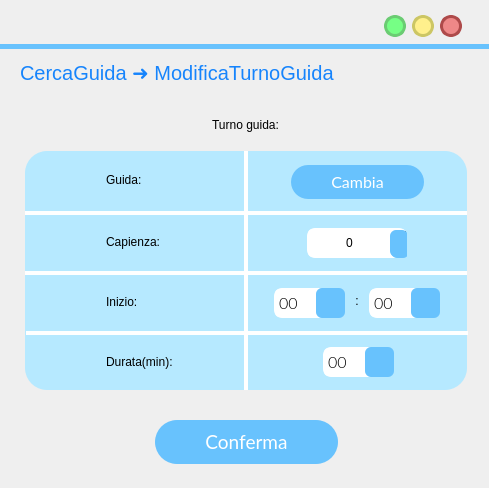
<?xml version="1.0" encoding="UTF-8"?>
<ui version="4.0">
 <class>MainWindow</class>
 <widget class="QMainWindow" name="MainWindow">
  <property name="geometry">
   <rect>
    <x>0</x>
    <y>0</y>
    <width>489</width>
    <height>488</height>
   </rect>
  </property>
  <property name="windowTitle">
   <string>MainWindow</string>
  </property>
  <property name="styleSheet">
   <string notr="true"/>
  </property>
  <widget class="QWidget" name="centralwidget">
   <widget class="QLabel" name="label">
    <property name="geometry">
     <rect>
      <x>0</x>
      <y>44</y>
      <width>641</width>
      <height>5</height>
     </rect>
    </property>
    <property name="styleSheet">
     <string notr="true">background-color:rgb(104, 194, 253);</string>
    </property>
    <property name="text">
     <string/>
    </property>
   </widget>
   <widget class="QPushButton" name="reduceButton">
    <property name="geometry">
     <rect>
      <x>384</x>
      <y>15</y>
      <width>22</width>
      <height>22</height>
     </rect>
    </property>
    <property name="sizePolicy">
     <sizepolicy hsizetype="Fixed" vsizetype="Fixed">
      <horstretch>0</horstretch>
      <verstretch>0</verstretch>
     </sizepolicy>
    </property>
    <property name="minimumSize">
     <size>
      <width>22</width>
      <height>22</height>
     </size>
    </property>
    <property name="maximumSize">
     <size>
      <width>24</width>
      <height>24</height>
     </size>
    </property>
    <property name="cursor">
     <cursorShape>PointingHandCursor</cursorShape>
    </property>
    <property name="styleSheet">
     <string notr="true">QPushButton{
 background-color:#76ff85;
 border-style: solid;
 border-radius:11px;
font: 18pt &quot;Candara&quot;;
border-color:#6bcc73;
border-width:3;
}

QPushButton::pressed{
	background-color : white;
	border-color:#6bcc73;
	border-width:3;
}
</string>
    </property>
    <property name="text">
     <string/>
    </property>
   </widget>
   <widget class="QPushButton" name="exitButton">
    <property name="geometry">
     <rect>
      <x>440</x>
      <y>15</y>
      <width>22</width>
      <height>22</height>
     </rect>
    </property>
    <property name="sizePolicy">
     <sizepolicy hsizetype="Fixed" vsizetype="Fixed">
      <horstretch>0</horstretch>
      <verstretch>0</verstretch>
     </sizepolicy>
    </property>
    <property name="minimumSize">
     <size>
      <width>22</width>
      <height>22</height>
     </size>
    </property>
    <property name="maximumSize">
     <size>
      <width>24</width>
      <height>24</height>
     </size>
    </property>
    <property name="cursor">
     <cursorShape>PointingHandCursor</cursorShape>
    </property>
    <property name="styleSheet">
     <string notr="true">QPushButton{
 background-color:#ee8888;
 border-style: solid;
 border-radius:11px;
font: 18pt &quot;Candara&quot;;
border-color:#ae4a4a;
border-width:3;
}

QPushButton::pressed{
	background-color : white;
	border-color:#ae4a4a;
	border-width:3;
}
</string>
    </property>
    <property name="text">
     <string/>
    </property>
   </widget>
   <widget class="QPushButton" name="maximizeButton">
    <property name="geometry">
     <rect>
      <x>412</x>
      <y>15</y>
      <width>22</width>
      <height>22</height>
     </rect>
    </property>
    <property name="sizePolicy">
     <sizepolicy hsizetype="Fixed" vsizetype="Fixed">
      <horstretch>0</horstretch>
      <verstretch>0</verstretch>
     </sizepolicy>
    </property>
    <property name="minimumSize">
     <size>
      <width>20</width>
      <height>20</height>
     </size>
    </property>
    <property name="maximumSize">
     <size>
      <width>24</width>
      <height>24</height>
     </size>
    </property>
    <property name="cursor">
     <cursorShape>PointingHandCursor</cursorShape>
    </property>
    <property name="styleSheet">
     <string notr="true">QPushButton{
 background-color:#fff08c	;
 border-style: solid;
 border-radius:11px;
font: 18pt &quot;Candara&quot;;
border-color:#ccc664;
border-width:3;
}

QPushButton::pressed{
	background-color : white;
	border-color:#ccc664;
	border-width:3;
}
</string>
    </property>
    <property name="text">
     <string/>
    </property>
   </widget>
   <widget class="QLabel" name="indietroLabel">
    <property name="geometry">
     <rect>
      <x>424</x>
      <y>57</y>
      <width>36</width>
      <height>36</height>
     </rect>
    </property>
    <property name="font">
     <font>
      <family>Lato Light</family>
      <pointsize>18</pointsize>
      <weight>50</weight>
      <italic>false</italic>
      <bold>false</bold>
     </font>
    </property>
    <property name="cursor">
     <cursorShape>PointingHandCursor</cursorShape>
    </property>
    <property name="autoFillBackground">
     <bool>false</bool>
    </property>
    <property name="styleSheet">
     <string notr="true">background-color: rgba(255, 255, 255,0);</string>
    </property>
    <property name="text">
     <string/>
    </property>
    <property name="pixmap">
     <pixmap>res/arrow_back_FILL1_wght700_GRAD200_opsz48_risultato.png</pixmap>
    </property>
    <property name="scaledContents">
     <bool>true</bool>
    </property>
   </widget>
   <widget class="QLabel" name="titoloLabel_2">
    <property name="geometry">
     <rect>
      <x>20</x>
      <y>57</y>
      <width>371</width>
      <height>31</height>
     </rect>
    </property>
    <property name="styleSheet">
     <string notr="true">font-size: 20px;
text-align: left;
background-color: rgba(255, 255, 255,0);
color: #1684FC;
font: 14pt &quot;Lato&quot;;</string>
    </property>
    <property name="text">
     <string>CercaGuida ➜ ModificaTurnoGuida</string>
    </property>
   </widget>
   <widget class="QLabel" name="label_2">
    <property name="geometry">
     <rect>
      <x>25</x>
      <y>151</y>
      <width>442</width>
      <height>239</height>
     </rect>
    </property>
    <property name="styleSheet">
     <string notr="true">left: 790px;
top: 159px;
width: 437px;
height: 650px;
line-height: 20px;
border-radius: 22px;
background-color: rgba(182, 233, 255, 255);
text-align: center;</string>
    </property>
    <property name="text">
     <string/>
    </property>
   </widget>
   <widget class="QLabel" name="label_8">
    <property name="geometry">
     <rect>
      <x>106</x>
      <y>231</y>
      <width>81</width>
      <height>22</height>
     </rect>
    </property>
    <property name="styleSheet">
     <string notr="true">left: 790px;
top: 159px;
width: 437px;
height: 650px;
line-height: 20px;
border-radius: 22px;
background-color: rgba(182, 233, 255, 255);
text-align: center;
font-size: 18px &quot;Lato light&quot;</string>
    </property>
    <property name="text">
     <string>Capienza:</string>
    </property>
    <property name="textFormat">
     <enum>Qt::AutoText</enum>
    </property>
    <property name="scaledContents">
     <bool>true</bool>
    </property>
    <property name="margin">
     <number>0</number>
    </property>
   </widget>
   <widget class="QLabel" name="label_5">
    <property name="geometry">
     <rect>
      <x>25</x>
      <y>211</y>
      <width>442</width>
      <height>4</height>
     </rect>
    </property>
    <property name="sizePolicy">
     <sizepolicy hsizetype="Fixed" vsizetype="Fixed">
      <horstretch>0</horstretch>
      <verstretch>0</verstretch>
     </sizepolicy>
    </property>
    <property name="styleSheet">
     <string notr="true">width: 314px;
height: 180px;
border-radius: 0;
background-color: rgb(255, 255, 255);
text-align: center;</string>
    </property>
    <property name="text">
     <string/>
    </property>
    <property name="scaledContents">
     <bool>true</bool>
    </property>
    <property name="alignment">
     <set>Qt::AlignCenter</set>
    </property>
    <property name="margin">
     <number>10</number>
    </property>
    <property name="indent">
     <number>0</number>
    </property>
   </widget>
   <widget class="QLabel" name="label_7">
    <property name="geometry">
     <rect>
      <x>244</x>
      <y>151</y>
      <width>4</width>
      <height>239</height>
     </rect>
    </property>
    <property name="sizePolicy">
     <sizepolicy hsizetype="Fixed" vsizetype="Fixed">
      <horstretch>0</horstretch>
      <verstretch>0</verstretch>
     </sizepolicy>
    </property>
    <property name="styleSheet">
     <string notr="true">width: 314px;
height: 180px;
border-radius: 0;
background-color: rgb(255, 255, 255);
text-align: center;</string>
    </property>
    <property name="text">
     <string/>
    </property>
    <property name="scaledContents">
     <bool>true</bool>
    </property>
    <property name="alignment">
     <set>Qt::AlignCenter</set>
    </property>
    <property name="margin">
     <number>10</number>
    </property>
    <property name="indent">
     <number>0</number>
    </property>
   </widget>
   <widget class="QLabel" name="label_6">
    <property name="geometry">
     <rect>
      <x>25</x>
      <y>271</y>
      <width>442</width>
      <height>4</height>
     </rect>
    </property>
    <property name="sizePolicy">
     <sizepolicy hsizetype="Fixed" vsizetype="Fixed">
      <horstretch>0</horstretch>
      <verstretch>0</verstretch>
     </sizepolicy>
    </property>
    <property name="styleSheet">
     <string notr="true">width: 314px;
height: 180px;
border-radius: 0;
background-color: rgb(255, 255, 255);
text-align: center;</string>
    </property>
    <property name="text">
     <string/>
    </property>
    <property name="scaledContents">
     <bool>true</bool>
    </property>
    <property name="alignment">
     <set>Qt::AlignCenter</set>
    </property>
    <property name="margin">
     <number>10</number>
    </property>
    <property name="indent">
     <number>0</number>
    </property>
   </widget>
   <widget class="QLabel" name="label_12">
    <property name="geometry">
     <rect>
      <x>106</x>
      <y>291</y>
      <width>91</width>
      <height>22</height>
     </rect>
    </property>
    <property name="styleSheet">
     <string notr="true">left: 790px;
top: 159px;
width: 437px;
height: 650px;
line-height: 20px;
border-radius: 22px;
background-color: rgba(182, 233, 255, 255);
text-align: center;
font-size: 18px &quot;Lato light&quot;</string>
    </property>
    <property name="text">
     <string>Inizio:</string>
    </property>
    <property name="textFormat">
     <enum>Qt::AutoText</enum>
    </property>
    <property name="scaledContents">
     <bool>true</bool>
    </property>
    <property name="margin">
     <number>0</number>
    </property>
   </widget>
   <widget class="QLabel" name="label_3">
    <property name="geometry">
     <rect>
      <x>106</x>
      <y>169</y>
      <width>58</width>
      <height>22</height>
     </rect>
    </property>
    <property name="styleSheet">
     <string notr="true">left: 790px;
top: 159px;
width: 437px;
height: 650px;
line-height: 20px;
border-radius: 22px;
background-color: rgba(182, 233, 255, 255);
text-align: center;
font-size: 18px &quot;Lato light&quot;</string>
    </property>
    <property name="text">
     <string>Guida:</string>
    </property>
    <property name="textFormat">
     <enum>Qt::AutoText</enum>
    </property>
    <property name="scaledContents">
     <bool>true</bool>
    </property>
    <property name="margin">
     <number>0</number>
    </property>
   </widget>
   <widget class="QLabel" name="label_4">
    <property name="geometry">
     <rect>
      <x>10</x>
      <y>100</y>
      <width>471</width>
      <height>51</height>
     </rect>
    </property>
    <property name="styleSheet">
     <string notr="true">QLabel{
font: 25 18pt &quot;Lato Light&quot;;
background-color: rgba(255, 255, 255,0);
}</string>
    </property>
    <property name="text">
     <string>&lt;html&gt;&lt;head/&gt;&lt;body&gt;&lt;p align=&quot;center&quot;&gt;Turno guida:&lt;/p&gt;&lt;/body&gt;&lt;/html&gt;</string>
    </property>
   </widget>
   <widget class="QLabel" name="label_9">
    <property name="geometry">
     <rect>
      <x>26</x>
      <y>331</y>
      <width>442</width>
      <height>4</height>
     </rect>
    </property>
    <property name="sizePolicy">
     <sizepolicy hsizetype="Fixed" vsizetype="Fixed">
      <horstretch>0</horstretch>
      <verstretch>0</verstretch>
     </sizepolicy>
    </property>
    <property name="styleSheet">
     <string notr="true">width: 314px;
height: 180px;
border-radius: 0;
background-color: rgb(255, 255, 255);
text-align: center;</string>
    </property>
    <property name="text">
     <string/>
    </property>
    <property name="scaledContents">
     <bool>true</bool>
    </property>
    <property name="alignment">
     <set>Qt::AlignCenter</set>
    </property>
    <property name="margin">
     <number>10</number>
    </property>
    <property name="indent">
     <number>0</number>
    </property>
   </widget>
   <widget class="QLabel" name="label_13">
    <property name="geometry">
     <rect>
      <x>106</x>
      <y>351</y>
      <width>111</width>
      <height>22</height>
     </rect>
    </property>
    <property name="styleSheet">
     <string notr="true">left: 790px;
top: 159px;
width: 437px;
height: 650px;
line-height: 20px;
border-radius: 22px;
background-color: rgba(182, 233, 255, 255);
text-align: center;
font-size: 18px &quot;Lato light&quot;</string>
    </property>
    <property name="text">
     <string>Durata(min):</string>
    </property>
    <property name="textFormat">
     <enum>Qt::AutoText</enum>
    </property>
    <property name="scaledContents">
     <bool>true</bool>
    </property>
    <property name="margin">
     <number>0</number>
    </property>
   </widget>
   <widget class="QPushButton" name="confermaButton">
    <property name="geometry">
     <rect>
      <x>155</x>
      <y>420</y>
      <width>183</width>
      <height>44</height>
     </rect>
    </property>
    <property name="font">
     <font>
      <family>Lato</family>
      <pointsize>14</pointsize>
      <weight>50</weight>
      <italic>false</italic>
      <bold>false</bold>
     </font>
    </property>
    <property name="cursor">
     <cursorShape>PointingHandCursor</cursorShape>
    </property>
    <property name="autoFillBackground">
     <bool>false</bool>
    </property>
    <property name="styleSheet">
     <string notr="true">QPushButton{
 background-color:rgb(104, 194, 253);
 border-style: solid;
 border-radius:22px;
color: rgb(255, 255, 255);
font: 14pt &quot;Lato&quot;;
}

QPushButton::hover{


	border-color : rgb(15, 138, 204);
	color: white;
border-width:0;
}

QPushButton::pressed{
	border-color:rgb(104, 194, 253);
	border-width:4;
	background-color : white;
	color:rgb(104, 194, 253);
}
</string>
    </property>
    <property name="text">
     <string>Conferma</string>
    </property>
   </widget>
   <widget class="QLabel" name="label_10">
    <property name="geometry">
     <rect>
      <x>46</x>
      <y>167</y>
      <width>34</width>
      <height>34</height>
     </rect>
    </property>
    <property name="font">
     <font>
      <family>Lato Light</family>
      <pointsize>18</pointsize>
      <weight>50</weight>
      <italic>false</italic>
      <bold>false</bold>
     </font>
    </property>
    <property name="styleSheet">
     <string notr="true">QLabel{
left: 679px;
top: 140px;
width: 38px;
height: 38px;
border-radius: 33px;
background-color: rgba(173, 237, 255, 0);
}</string>
    </property>
    <property name="text">
     <string/>
    </property>
    <property name="pixmap">
     <pixmap>res/theater_comedy_FILL1_wght500_GRAD200_opsz48_risultato.png</pixmap>
    </property>
    <property name="scaledContents">
     <bool>true</bool>
    </property>
    <property name="margin">
     <number>0</number>
    </property>
   </widget>
   <widget class="QLabel" name="label_11">
    <property name="geometry">
     <rect>
      <x>46</x>
      <y>227</y>
      <width>34</width>
      <height>34</height>
     </rect>
    </property>
    <property name="font">
     <font>
      <family>Lato Light</family>
      <pointsize>18</pointsize>
      <weight>50</weight>
      <italic>false</italic>
      <bold>false</bold>
     </font>
    </property>
    <property name="styleSheet">
     <string notr="true">QLabel{
left: 679px;
top: 140px;
width: 38px;
height: 38px;
border-radius: 33px;
background-color: rgba(173, 237, 255, 0);
}</string>
    </property>
    <property name="text">
     <string/>
    </property>
    <property name="pixmap">
     <pixmap>res/group_FILL1_wght600_GRAD200_opsz48_risultato.png</pixmap>
    </property>
    <property name="scaledContents">
     <bool>true</bool>
    </property>
    <property name="margin">
     <number>0</number>
    </property>
   </widget>
   <widget class="QLabel" name="label_14">
    <property name="geometry">
     <rect>
      <x>46</x>
      <y>287</y>
      <width>34</width>
      <height>34</height>
     </rect>
    </property>
    <property name="font">
     <font>
      <family>Lato Light</family>
      <pointsize>18</pointsize>
      <weight>50</weight>
      <italic>false</italic>
      <bold>false</bold>
     </font>
    </property>
    <property name="styleSheet">
     <string notr="true">QLabel{
left: 679px;
top: 140px;
width: 38px;
height: 38px;
border-radius: 33px;
background-color: rgba(173, 237, 255, 0);
}</string>
    </property>
    <property name="text">
     <string/>
    </property>
    <property name="pixmap">
     <pixmap>res/stairs_FILL1_wght600_GRAD200_opsz48_risultato.png</pixmap>
    </property>
    <property name="scaledContents">
     <bool>true</bool>
    </property>
    <property name="margin">
     <number>0</number>
    </property>
   </widget>
   <widget class="QLabel" name="label_15">
    <property name="geometry">
     <rect>
      <x>46</x>
      <y>347</y>
      <width>34</width>
      <height>34</height>
     </rect>
    </property>
    <property name="font">
     <font>
      <family>Lato Light</family>
      <pointsize>18</pointsize>
      <weight>50</weight>
      <italic>false</italic>
      <bold>false</bold>
     </font>
    </property>
    <property name="styleSheet">
     <string notr="true">QLabel{
left: 679px;
top: 140px;
width: 38px;
height: 38px;
border-radius: 33px;
background-color: rgba(173, 237, 255, 0);
}</string>
    </property>
    <property name="text">
     <string/>
    </property>
    <property name="pixmap">
     <pixmap>res/schedule_FILL1_wght600_GRAD200_opsz48_risultato.png</pixmap>
    </property>
    <property name="scaledContents">
     <bool>true</bool>
    </property>
    <property name="margin">
     <number>0</number>
    </property>
   </widget>
   <widget class="QPushButton" name="cambiaButton">
    <property name="geometry">
     <rect>
      <x>291</x>
      <y>165</y>
      <width>133</width>
      <height>34</height>
     </rect>
    </property>
    <property name="font">
     <font>
      <family>Lato</family>
      <pointsize>12</pointsize>
      <weight>50</weight>
      <italic>false</italic>
      <bold>false</bold>
     </font>
    </property>
    <property name="cursor">
     <cursorShape>PointingHandCursor</cursorShape>
    </property>
    <property name="autoFillBackground">
     <bool>false</bool>
    </property>
    <property name="styleSheet">
     <string notr="true">QPushButton{
 background-color:rgb(104, 194, 253);
 border-style: solid;
 border-radius:17px;
color: rgb(255, 255, 255);
font: 12pt &quot;Lato&quot;;
}

QPushButton::hover{


	border-color : rgb(15, 138, 204);
	color: white;
border-width:0;
}

QPushButton::pressed{
	border-color:rgb(104, 194, 253);
	border-width:2;
	background-color : white;
	color:rgb(104, 194, 253);
}
</string>
    </property>
    <property name="text">
     <string>Cambia</string>
    </property>
   </widget>
   <widget class="QComboBox" name="oreComboBox">
    <property name="geometry">
     <rect>
      <x>274</x>
      <y>288</y>
      <width>71</width>
      <height>30</height>
     </rect>
    </property>
    <property name="font">
     <font>
      <family>Lato Light</family>
      <pointsize>12</pointsize>
      <weight>50</weight>
      <italic>false</italic>
      <bold>false</bold>
      <strikeout>false</strikeout>
      <stylestrategy>PreferDefault</stylestrategy>
     </font>
    </property>
    <property name="toolTip">
     <string/>
    </property>
    <property name="styleSheet">
     <string notr="true">

QComboBox{
background:rgb(255, 255, 255);
border-radius:8px;
border-color:rgb(255, 255, 255);
border-style: solid;
text-align:center;
border-width:3;
}
QComboBox::focus{
background:rgb(255, 255, 255);
border-radius:8px;
border-color:rgb(104, 194, 253);
border-style: solid;
border-width:3;
}

QComboBox::down-arrow {
    image: url(:/icons/expand_more_FILL1_wght600_GRAD200_opsz48_risultato.png);

    width: 26px;
    height: 26px;
margin: 0px 0px 0px 0px
}

QComboBox::drop-down  {
	background-color:rgb(104, 194, 253);
border-radius:6px;
margin:-3px -3px -3px -10px;
    border: 0px; /* This seems to replace the whole arrow of the combo box */

}



/* VERTICAL SCROLLBAR */
 QScrollBar:vertical {
background-color:#fff9be;
	border: none;
    width: 14px;
    margin: 0px 0 0px 0;
	border-radius: 7px;
margin: 0px 0px 0px 0px;

 }

/*  HANDLE BAR VERTICAL */
QScrollBar::handle:vertical {	
	background-color:#68C2FD;
	min-height: 30px;	
	border-radius: 7px;

}
QScrollBar::handle:vertical:hover{	
	background-color:#A6E4FF;
}
QScrollBar::handle:vertical:pressed {	
	background-color: #5AA7D9;
}

/* BTN TOP - SCROLLBAR */
QScrollBar::sub-line:vertical {
	background-color: rgb(255, 255, 255);
	border-radius: 7px;
}
QScrollBar::sub-line:vertical:hover {	
	background-color:#68C2FD;
}
QScrollBar::sub-line:vertical:pressed {	
	background-color: #5AA7D9;
}

/* BTN BOTTOM - SCROLLBAR  */
QScrollBar::add-line:vertical {

	background-color: rgb(255, 255, 255);
	border-radius: 7px;

}
QScrollBar::add-line:vertical:hover {	
	background-color:rgb(255, 255, 255)
}
QScrollBar::add-line:vertical:pressed {	
	background-color:rgb(255, 255, 255)
}

/* RESET ARROW  */
QScrollBar::up-arrow:vertical, QScrollBar::down-arrow:vertical {
	background: none;
}
QScrollBar::add-page:vertical, QScrollBar::sub-page:vertical {
	background: none;
} 


/* HORIZONTAL SCROLLBAR - HOMEWORK */
QScrollBar:horizontal {
   
}
QScrollBar::handle:horizontal {
    
}
QScrollBar::add-line:horizontal {
    
}
QScrollBar::sub-line:horizontal {
    
}
QScrollBar::up-arrow:horizontal, QScrollBar::down-arrow:horizontal
{

}
QScrollBar::add-page:horizontal, QScrollBar::sub-page:horizontal
{

}
</string>
    </property>
    <property name="editable">
     <bool>false</bool>
    </property>
    <property name="currentText">
     <string>00</string>
    </property>
    <property name="iconSize">
     <size>
      <width>16</width>
      <height>16</height>
     </size>
    </property>
    <property name="frame">
     <bool>true</bool>
    </property>
    <item>
     <property name="text">
      <string>00</string>
     </property>
    </item>
    <item>
     <property name="text">
      <string>1</string>
     </property>
    </item>
    <item>
     <property name="text">
      <string>2</string>
     </property>
    </item>
    <item>
     <property name="text">
      <string>3</string>
     </property>
    </item>
    <item>
     <property name="text">
      <string>4</string>
     </property>
    </item>
    <item>
     <property name="text">
      <string>5</string>
     </property>
    </item>
    <item>
     <property name="text">
      <string>6</string>
     </property>
    </item>
    <item>
     <property name="text">
      <string>7</string>
     </property>
    </item>
    <item>
     <property name="text">
      <string>8</string>
     </property>
    </item>
    <item>
     <property name="text">
      <string>9</string>
     </property>
    </item>
    <item>
     <property name="text">
      <string>10</string>
     </property>
    </item>
    <item>
     <property name="text">
      <string>11</string>
     </property>
    </item>
    <item>
     <property name="text">
      <string>12</string>
     </property>
    </item>
    <item>
     <property name="text">
      <string>13</string>
     </property>
    </item>
    <item>
     <property name="text">
      <string>14</string>
     </property>
    </item>
    <item>
     <property name="text">
      <string>15</string>
     </property>
    </item>
    <item>
     <property name="text">
      <string>16</string>
     </property>
    </item>
    <item>
     <property name="text">
      <string>17</string>
     </property>
    </item>
    <item>
     <property name="text">
      <string>18</string>
     </property>
    </item>
    <item>
     <property name="text">
      <string>19</string>
     </property>
    </item>
    <item>
     <property name="text">
      <string>20</string>
     </property>
    </item>
    <item>
     <property name="text">
      <string>21</string>
     </property>
    </item>
    <item>
     <property name="text">
      <string>22</string>
     </property>
    </item>
    <item>
     <property name="text">
      <string>23</string>
     </property>
    </item>
   </widget>
   <widget class="QLabel" name="label_16">
    <property name="geometry">
     <rect>
      <x>347</x>
      <y>285</y>
      <width>20</width>
      <height>31</height>
     </rect>
    </property>
    <property name="styleSheet">
     <string notr="true">left: 790px;
top: 159px;
width: 437px;
height: 650px;
line-height: 20px;
border-radius: 22px;
background-color: rgba(182, 233, 255, 255);
text-align: center;</string>
    </property>
    <property name="text">
     <string>:</string>
    </property>
    <property name="alignment">
     <set>Qt::AlignCenter</set>
    </property>
   </widget>
   <widget class="QComboBox" name="minutiComboBox">
    <property name="geometry">
     <rect>
      <x>369</x>
      <y>288</y>
      <width>71</width>
      <height>30</height>
     </rect>
    </property>
    <property name="font">
     <font>
      <family>Lato Light</family>
      <pointsize>12</pointsize>
      <weight>50</weight>
      <italic>false</italic>
      <bold>false</bold>
      <strikeout>false</strikeout>
      <stylestrategy>PreferDefault</stylestrategy>
     </font>
    </property>
    <property name="toolTip">
     <string/>
    </property>
    <property name="styleSheet">
     <string notr="true">

QComboBox{
background:rgb(255, 255, 255);
border-radius:8px;
border-color:rgb(255, 255, 255);
border-style: solid;
text-align:center;
border-width:3;
}
QComboBox::focus{
background:rgb(255, 255, 255);
border-radius:8px;
border-color:rgb(104, 194, 253);
border-style: solid;
border-width:3;
}

QComboBox::down-arrow {
    image: url(:/icons/expand_more_FILL1_wght600_GRAD200_opsz48_risultato.png);

    width: 26px;
    height: 26px;
margin: 0px 0px 0px 0px
}

QComboBox::drop-down  {
	background-color:rgb(104, 194, 253);
border-radius:6px;
margin:-3px -3px -3px -10px;
    border: 0px; /* This seems to replace the whole arrow of the combo box */

}
</string>
    </property>
    <property name="editable">
     <bool>false</bool>
    </property>
    <property name="currentText">
     <string>00</string>
    </property>
    <property name="iconSize">
     <size>
      <width>16</width>
      <height>16</height>
     </size>
    </property>
    <property name="frame">
     <bool>true</bool>
    </property>
    <item>
     <property name="text">
      <string>00</string>
     </property>
    </item>
    <item>
     <property name="text">
      <string>15</string>
     </property>
    </item>
    <item>
     <property name="text">
      <string>30</string>
     </property>
    </item>
    <item>
     <property name="text">
      <string>45</string>
     </property>
    </item>
   </widget>
   <widget class="QComboBox" name="durataComboBox">
    <property name="geometry">
     <rect>
      <x>323</x>
      <y>347</y>
      <width>71</width>
      <height>30</height>
     </rect>
    </property>
    <property name="font">
     <font>
      <family>Lato Light</family>
      <pointsize>12</pointsize>
      <weight>50</weight>
      <italic>false</italic>
      <bold>false</bold>
      <strikeout>false</strikeout>
      <stylestrategy>PreferDefault</stylestrategy>
     </font>
    </property>
    <property name="toolTip">
     <string/>
    </property>
    <property name="styleSheet">
     <string notr="true">

QComboBox{
background:rgb(255, 255, 255);
border-radius:8px;
border-color:rgb(255, 255, 255);
border-style: solid;
text-align:center;
border-width:3;
}
QComboBox::focus{
background:rgb(255, 255, 255);
border-radius:8px;
border-color:rgb(104, 194, 253);
border-style: solid;
border-width:3;
}

QComboBox::down-arrow {
    image: url(:/icons/expand_more_FILL1_wght600_GRAD200_opsz48_risultato.png);
    width: 26px;
    height: 26px;
margin: 0px 0px 0px 0px
}

QComboBox::drop-down  {
	background-color:rgb(104, 194, 253);
border-radius:6px;
margin:-3px -3px -3px -10px;
    border: 0px; /* This seems to replace the whole arrow of the combo box */

}
</string>
    </property>
    <property name="editable">
     <bool>false</bool>
    </property>
    <property name="currentText">
     <string>00</string>
    </property>
    <property name="iconSize">
     <size>
      <width>16</width>
      <height>16</height>
     </size>
    </property>
    <property name="frame">
     <bool>true</bool>
    </property>
    <item>
     <property name="text">
      <string>00</string>
     </property>
    </item>
    <item>
     <property name="text">
      <string>15</string>
     </property>
    </item>
    <item>
     <property name="text">
      <string>30</string>
     </property>
    </item>
    <item>
     <property name="text">
      <string>45</string>
     </property>
    </item>
   </widget>
   <widget class="QSpinBox" name="capienzaSpinBox">
    <property name="geometry">
     <rect>
      <x>307</x>
      <y>228</y>
      <width>100</width>
      <height>30</height>
     </rect>
    </property>
    <property name="styleSheet">
     <string notr="true">QSpinBox{
background:rgb(255, 255, 255);
border-radius:8px;
border-color:rgb(255, 255, 255);
border-style: solid;
text-align:center;
border-width:3;
}

QSpinBox::focus{
background:rgb(255, 255, 255);
border-radius:8px;
border-color:rgb(104, 194, 253);
border-style: solid;
border-width:3;
}


QSpinBox::down-arrow {
    image: url(:/icons/expand_more_FILL1_wght600_GRAD200_opsz48_risultato.png);
background-color:rgb(104, 194, 253);
	width: 26px;
    height: 26px;
	margin: 0px 0px 0px 0px
}
	
QSpinBox::up-arrow {
    image: url(:/icons/keyboard_arrow_up_FILL1_wght600_GRAD200_opsz48_risultato.png);
}

QSpinBox::down-arrow  {
	background-color:rgb(104, 194, 253);
border-bottom-left-radius: 6px;
border-bottom-right-radius: 6px;
	margin:-2px -7px -3px -6px;

    border: 0px; /* This seems to replace the whole arrow of the combo box */
}

QSpinBox::up-arrow  {
	background-color:rgb(104, 194, 253);
border-top-left-radius: 6px;
border-top-right-radius: 6px;
	margin:-2px -7px -3px -6px;
    border: 0px; /* This seems to replace the whole arrow of the combo box */}

QSpinBox::up-arrow::pressed{
	border-color:rgb(104, 194, 253);
	border-width:2;
	background-color : white;
	color:rgb(104, 194, 253);
}

QSpinBox::down-arrow::pressed{
	border-color:rgb(104, 194, 253);
	border-width:4;
	background-color : white;
	color:rgb(104, 194, 253);
}</string>
    </property>
    <property name="wrapping">
     <bool>false</bool>
    </property>
    <property name="alignment">
     <set>Qt::AlignCenter</set>
    </property>
    <property name="buttonSymbols">
     <enum>QAbstractSpinBox::UpDownArrows</enum>
    </property>
    <property name="maximum">
     <number>99</number>
    </property>
   </widget>
  </widget>
 </widget>
 <resources>
  <include location="../../../AppData/Local/Temp/res.qrc"/>
  <include location="../../../AppData/Local/Temp/res/res.qrc"/>
 </resources>
 <connections/>
</ui>
